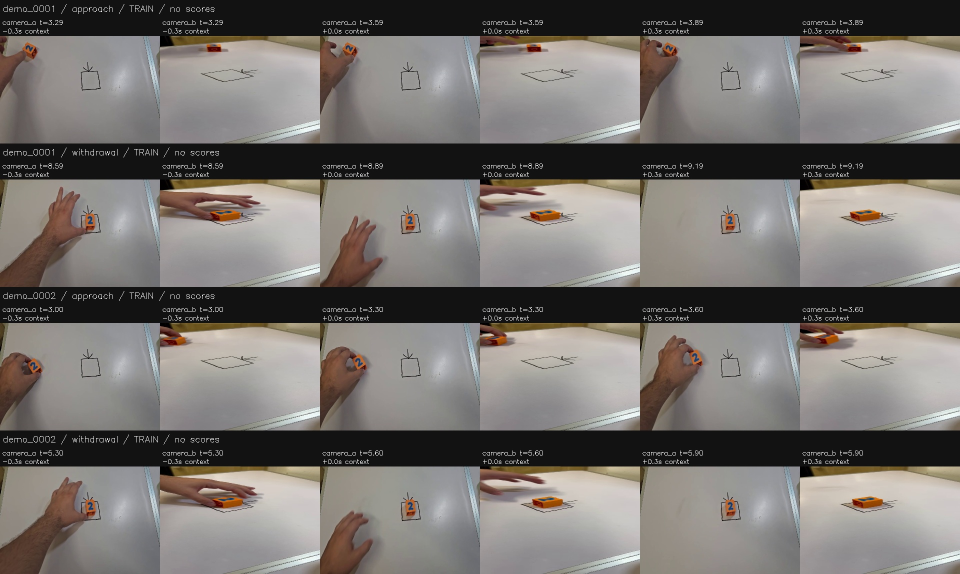
#> input picture experiment-history/2026-10-12-video04/blinded-1.jpg, 1920 x 1148 px (shown at 1/2 size)
$ python -i observations.py   (imports and definitions only)
#> lines starting #> are read from the running program, lines starting #| are printed output that depends on the picture; after the words box and inside, x2 and y2 are one past the last pixel; in counts of white or black regions, pixels touching at a corner belong together
"""Image-only preprocessing; accepts RGB arrays, never simulator state."""
import numpy as np
import cv2


def object_crop(rgb):
    """Single-orange-object baseline. No tracking history, pose, or rotation input."""
    hsv=cv2.cvtColor(rgb,cv2.COLOR_RGB2HSV)
#> hsv: shape (1148, 1920, 3); mean H, S, V 36.7, 19.9, 119.8
    mask=cv2.inRange(hsv,np.array([3,120,90],np.uint8),np.array([28,255,255],np.uint8))
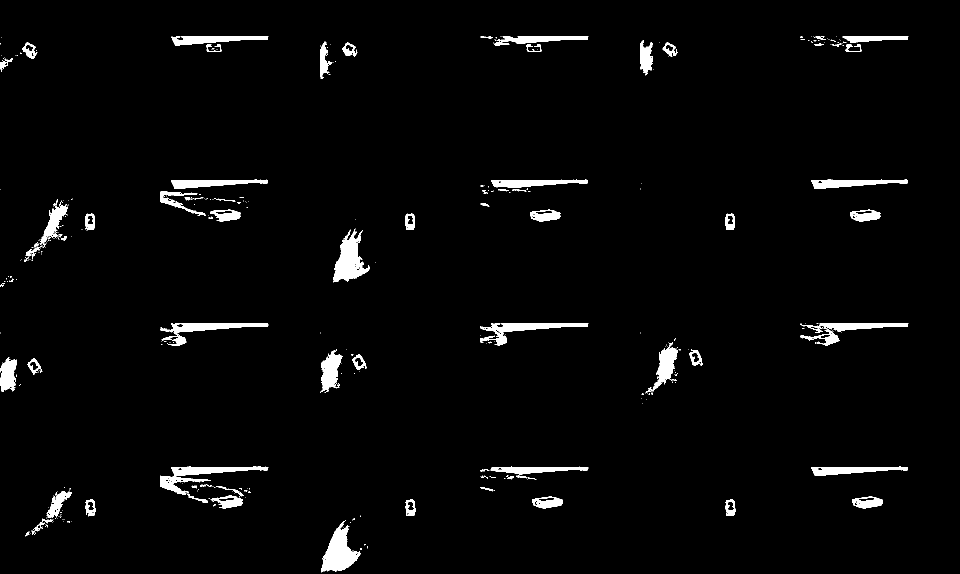
#> mask: shape (1148, 1920) (shown at 1/2 size); 2.7% white; 398 white regions (316 under 20 px), largest, box (x1, y1, x2, y2) and area: (642, 1040, 721, 1144) 3943, (666, 459, 740, 565) 3868, (320, 933, 537, 990) 3398
    n,labels,stats,_=cv2.connectedComponentsWithStats(mask,8)
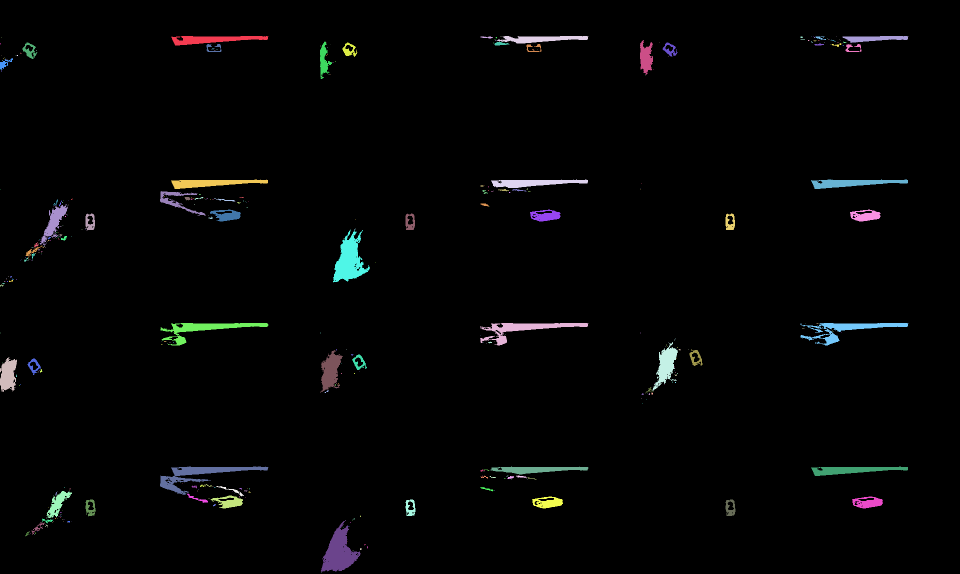
#> labels: shape (1148, 1920) int32 (shown at 1/2 size); 399 distinct labels, from 0 to 398; one colour per label, 0 black
#> n = 399; stats = 399 rows, first 6: [0, 0, 1920, 1148, 2143559], [343, 72, 194, 19, 2128], [961, 73, 25, 4, 63], [1001, 73, 2, 1, 2], [994, 72, 183, 15, 1662], [1601, 73, 5, 3, 13]
    candidates=[]
    for i in range(1,n):
        x,y,w,h,area=map(int,stats[i])
        if 20<=area<=12000 and .25<=w/max(1,h)<=4:
            candidates.append((area,x,y,w,h))
#> this loop made 398 passes
#> after the loop, candidates = 64 items, first 6: (70, 1631, 73, 21, 7), (1192, 1280, 80, 26, 69), (820, 640, 83, 24, 75), (423, 45, 85, 30, 33), (404, 685, 85, 30, 29), (352, 1325, 85, 30, 28)
    if not candidates:return None,{'detected':False,'reason':'no plausible orange component'}
    candidates.sort(reverse=True)
    area,x,y,w,h=candidates[0]
#> area = 3943; x = 642; y = 1040; w = 79; h = 104
    if len(candidates)>1 and candidates[1][0]>=.6*area:
        return None,{'detected':False,'reason':'ambiguous comparable orange components','areas':[c[0] for c in candidates]}
    # Fixed96-pixel square preserves camera-axis orientation; no resizing here.
    left=round(x+w/2)-48;top=round(y+h/2)-48
    crop=np.full((96,96,3),114,np.uint8)
    x0=max(0,left);x1=min(rgb.shape[1],left+96);y0=max(0,top);y1=min(rgb.shape[0],top+96)
    crop[y0-top:y1-top,x0-left:x1-left]=rgb[y0:y1,x0:x1]
    return crop,{'detected':True,'component_bbox_xywh':[x,y,w,h],'crop_xywh':[left,top,96,96],
        'area_px':area,'component_fill':area/(w*h),'confidence':min(1.,area/100)*area/(w*h),
        'confidence_type':'uncalibrated area/fill heuristic, not orientation confidence',
        'padding_ltrb':[max(0,-left),max(0,-top),max(0,left+96-rgb.shape[1]),max(0,top+96-rgb.shape[0])],
        'source':'current RGB only','orientation_normalized':False}


def views(rgb, version='O0'):
    images = [rgb['primary'], rgb['secondary']]
    if any(x.dtype != np.uint8 or x.shape != (512, 512, 3) for x in images):
        raise ValueError('Expected native 512x512 uint8 RGB views')
    if version == 'O0':
        return images
    if version == 'O1':
        # Square ROI chosen from the declared tabletop workspace, not test outcomes.
        # This candidate intentionally receives coverage and legibility checks.
        return [images[0][64:448, 64:448].copy(), images[1].copy()]
    if version == 'O2':
        crop,_=object_crop(images[0])
        return images if crop is None else images+[crop]
    raise ValueError('Unknown observation version: '+version)

>>> import cv2
>>> picture = cv2.cvtColor(cv2.imread('../../experiment-history/2026-10-12-video04/blinded-1.jpg'), cv2.COLOR_BGR2RGB)
>>> result = object_crop(picture)

$ run again, on experiment-history/2026-10-12-video04/blinded-4.jpg
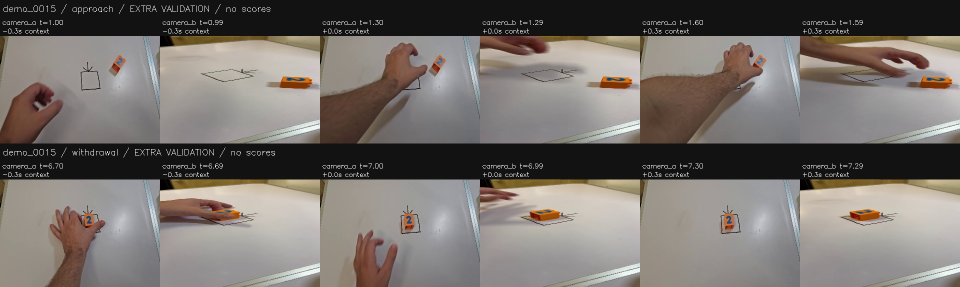
#> input picture experiment-history/2026-10-12-video04/blinded-4.jpg, 1920 x 574 px (shown at 1/2 size)
#> hsv: shape (574, 1920, 3); mean H, S, V 38.5, 25.5, 119.5
#> in object_crop, `mask=cv2.inRange(hsv,np.array([3,120,90],np.uint8),np.array([28,255,25..`:
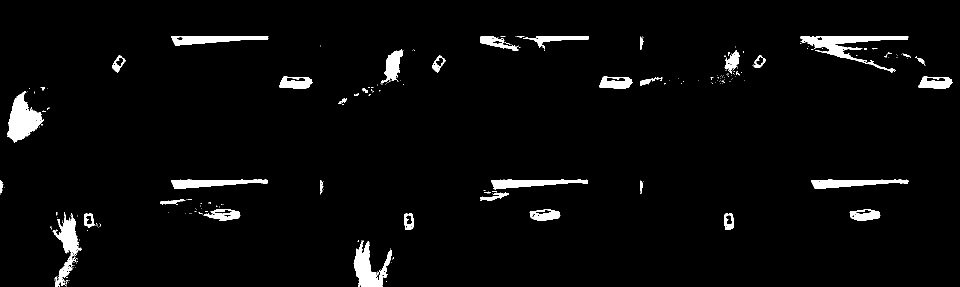
#> mask: shape (574, 1920) (shown at 1/2 size); 3.4% white; 272 white regions (232 under 20 px), largest, box (x1, y1, x2, y2) and area: (14, 182, 88, 285) 3917, (1601, 72, 1817, 145) 3902, (707, 480, 784, 574) 3296
#> in object_crop, `n,labels,stats,_=cv2.connectedComponentsWithStats(mask,8)`:
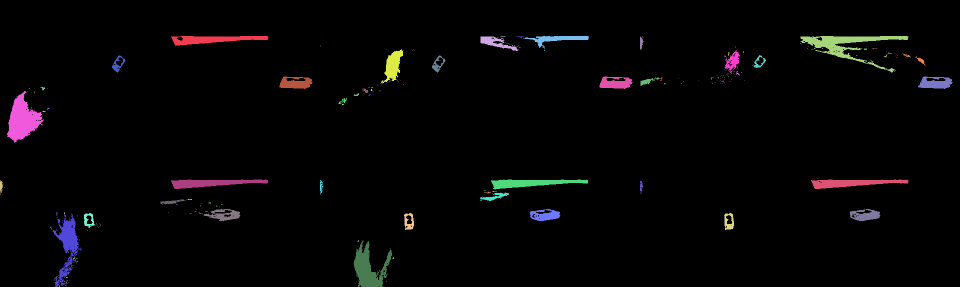
#> labels: shape (574, 1920) int32 (shown at 1/2 size); 273 distinct labels, from 0 to 272; one colour per label, 0 black
#> n = 273; stats = 273 rows, first 6: [0, 0, 1920, 574, 1064719], [342, 72, 195, 19, 2181], [961, 73, 76, 29, 853], [1000, 73, 1, 1, 1], [1002, 73, 8, 1, 8], [1011, 73, 1, 1, 1]
#> the loop in object_crop, `for i in range(1,n):` made 272 passes
#> (x, y, w, h, area) on passes 1, 2, 7: (342, 72, 195, 19, 2181), (961, 73, 76, 29, 853), (1033, 73, 16, 3, 22)
#> after the loop in object_crop, `for i in range(1,n):`: candidates = 32 items, first 6: (853, 961, 73, 76, 29), (119, 1280, 73, 7, 26), (3902, 1601, 72, 216, 73), (1464, 761, 99, 45, 68), (642, 1449, 100, 31, 48), (45, 1805, 107, 17, 8)
#> in object_crop, `area,x,y,w,h=candidates[0]`: area = 3917; x = 14; y = 182; w = 74; h = 103
